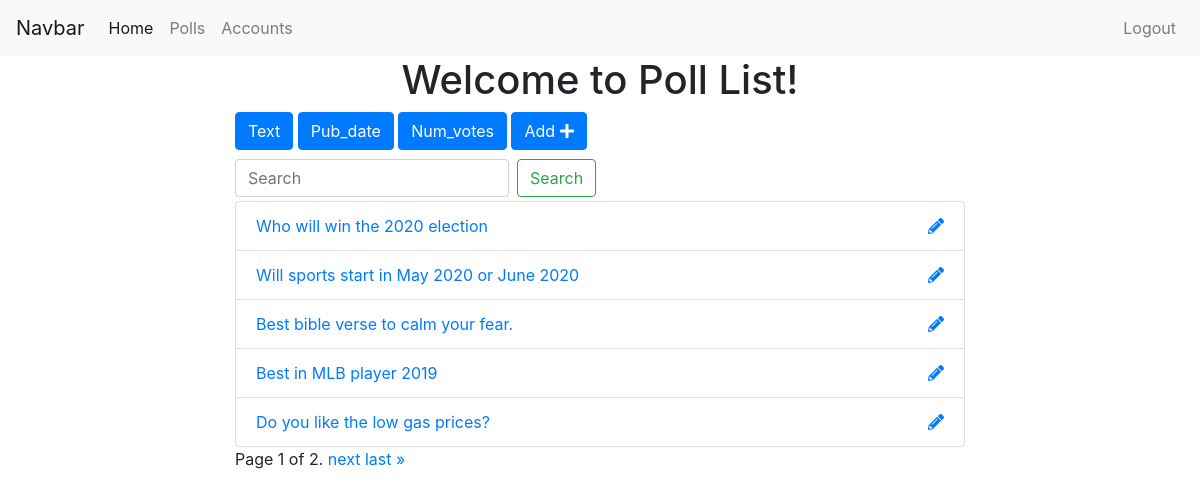
The app's page /polls/list/ (signed in) with its own data.
### polls/models.py (models this page shows, shortened)
class Poll(models.Model):
    owner = models.ForeignKey(User, on_delete=models.CASCADE, default=1)
    text = models.CharField(max_length=255)
    pub_date = models.DateField()
    def __str__(self):
        return self.text

### polls/views.py (the view)
# urls.py: path('list/', views.polls_list, name="list"),
@login_required
def polls_list(request):
    polls = Poll.objects.all()
    search_term=''
    if 'text' in request.GET:
        polls = polls.order_by('text')
    if 'pub_date' in request.GET:
        polls = polls.order_by('-pub_date')
    if 'num_votes' in request.GET:
        polls = polls.annotate(Count('vote')).order_by('-vote__count')
    if 'search' in request.GET:
        search_term = request.GET['search']
        polls = polls.filter(text__icontains=search_term)
    paginator = Paginator(polls, 5)
    page = request.GET.get('page')
    polls = paginator.get_page(page)
    get_dict_copy = request.GET.copy()
    params = get_dict_copy.pop('page', True) and get_dict_copy.urlencode()
    context = {'polls': polls, 'params': params, 'search_term': search_term}
    return render(request, 'polls/polls_list.html', context)

### polls/templates/polls/polls_list.html (shortened to what this page needs)
{% extends 'base.html' %}
{% block content %}
<div class="container">
  <h1 class='text-center'>Welcome to Poll List!</h1>
  <div class="row">
    <div class="col-sm-8 offset-sm-2">
      <a
          href="?text=True"
          class="btn btn-{% if 'text' in request.GET %}warning{% else %}primary{% endif %}"
          style="margin-bottom: 5px">Text
      </a>
      <a
          href="?pub_date=True"
          class="btn btn-{% if 'pub_date' in request.GET %}warning{% else %}primary{% endif %}"
          style="margin-bottom: 5px">Pub_date
      </a>
      <a
          href="?num_votes=True"
          class="btn btn-{% if 'num_votes' in request.GET %}warning{% else %}primary{% endif %}"
          style="margin-bottom: 5px">Num_votes
      </a>
      <a href="{% url 'polls:add' %}" class="btn btn-primary" style="margin-bottom: 5px">Add <i class="fas fa-plus"></i> </a>
      <form class="form-inline my-2 my-lg-1">
        <input
            class="form-control mr-sm-2"
            type="search"
            placeholder="Search"
            aria-label="Search"
            name='search'
            value="{{search_term}}">
        <button class="btn btn-outline-success my-2 my-sm-0" type="submit">Search</button>
      </form>
      <ul class="list-group">
        {% for poll in polls %}
        <li class="list-group-item">
          <a href="{% url 'polls:detail' poll.id %}">{{ poll }}</a>
          {% if request.user == poll.owner %}
            <a href="{% url 'polls:edit_poll' poll.id %}" class='float-right'><i class="fas fa-pencil-alt"></i></a>
          {% endif %}
        </li>
        {% endfor %}
      </ul>
      <div class="pagination">
          <span class="step-links">
              <span class="current">
                  Page {{ polls.number }} of {{ polls.paginator.num_pages }}.
              </span>
              {% if polls.has_next %}
                  <a href="?page={{ polls.next_page_number }}&{{params}}">next</a>
                  <a href="?page={{ polls.paginator.num_pages }}&{{params}}">last &raquo;</a>
              {% endif %}
          </span>
      </div>
    </div>
  </div>
</div>
{% endblock %}

### records on screen
Poll: text "Who will win the 2020 election"
Poll: text "Will sports start in May 2020 or June 2020"
Poll: text "Best bible verse to calm your fear."
Poll: text "Best in MLB player 2019"
Poll: text "Do you like the low gas prices?"

### other values on screen
{{ polls.number }} "1"
{{ polls.paginator.num_pages }} "2"
